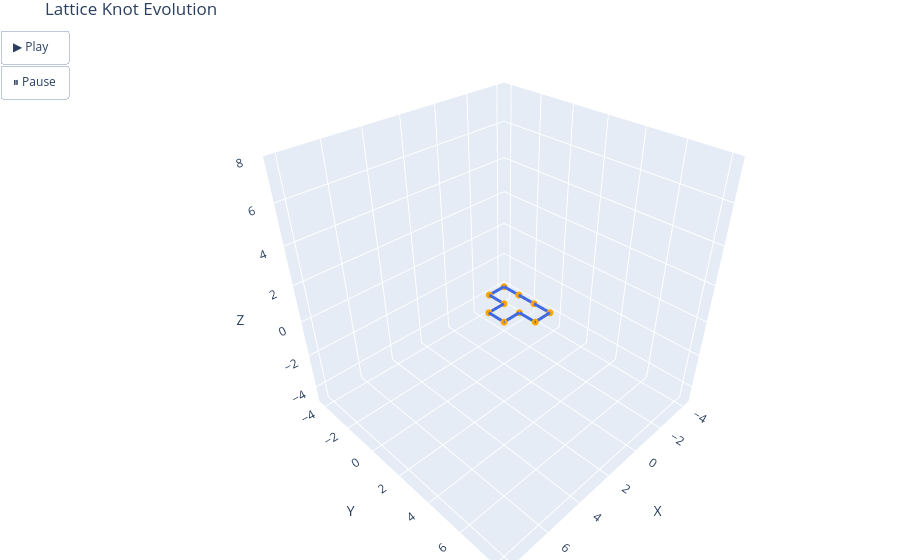

Here is the notebook cell this chart was saved with:
### Markdown cell above
Below is a randomized version . Where we apply the elementary switches randomly and visualize how the knot changes

### Code cell
# ---- Random evolution ----
def run_random_sequence(initial, steps=50, seed=None):
    if seed: random.seed(seed)
    cur = reduce_word(list(initial))
    if not is_valid_knot(cur):
        print("Not a knot")
        return []
    print("Valid knot")
    seq = [cur]
    for _ in range(steps):
        op = 'switch'
        if op == 'switch': cand = apply_elementary_switch(cur)
        elif op == 'double': cand = apply_doubling(cur)
        else: cand = apply_halving(cur)
        if is_valid_knot(cand):
            cur = cand
            seq.append(cur)
    return seq

import plotly.graph_objects as go
import numpy as np

def animate_word_sequence_plotly(word_sequence, interval=600):
    # Convert each word to vertices array
    frames_data = [np.array(word_to_vertices(w)) for w in word_sequence]

    # Compute bounds for all points
    all_pts = np.vstack(frames_data)
    mins, maxs = all_pts.min(axis=0), all_pts.max(axis=0)
    rng = (maxs - mins).max()
    mid = (maxs + mins) / 2.0

    # --- Create figure ---
    fig = go.Figure(
        data=[
            go.Scatter3d(
                x=frames_data[0][:,0],
                y=frames_data[0][:,1],
                z=frames_data[0][:,2],
                mode="lines+markers",
                line=dict(width=6, color="royalblue"),
                marker=dict(size=4, color="orange")
            )
        ],
        layout=go.Layout(
            scene=dict(
                xaxis=dict(range=[mid[0]-rng/2, mid[0]+rng/2], title='X'),
                yaxis=dict(range=[mid[1]-rng/2, mid[1]+rng/2], title='Y'),
                zaxis=dict(range=[mid[2]-rng/2, mid[2]+rng/2], title='Z'),
                aspectmode='cube'
            ),
            margin=dict(l=0, r=0, b=0, t=30),
            title="Lattice Knot Evolution",
            updatemenus=[{
                "type": "buttons",
                "showactive": False,
                "buttons": [
                    {
                        "label": "▶ Play",
                        "method": "animate",
                        "args": [None, {"frame": {"duration": interval, "redraw": True}, "fromcurrent": True}]
                    },
                    {
                        "label": "⏸ Pause",
                        "method": "animate",
                        "args": [[None], {"frame": {"duration": 0, "redraw": False}, "mode": "immediate"}]
                    }
                ]
            }]
        )
    )

    # --- Add frames ---
    frames = []
    for i, pts in enumerate(frames_data):
        frame = go.Frame(
            data=[
                go.Scatter3d(
                    x=pts[:,0],
                    y=pts[:,1],
                    z=pts[:,2],
                    mode="lines+markers",
                    line=dict(width=6, color="royalblue"),
                    marker=dict(size=4, color="orange")
                )
            ],
            name=f"frame{i}"
        )
        frames.append(frame)
    fig.frames = frames

    fig.show()
initial = "nnneseswsw"   # or any valid knot word
seq= run_random_sequence(initial, steps=500, seed=42)
print(seq)
animate_word_sequence_plotly(seq, interval=50)

### Figure 1 — Plotly figure (JSON) as saved in the notebook; plotly's stock layout.template omitted (floating-point values rounded to 4 significant figures)
{"data": [{"line": {"color": "royalblue", "width": 6}, "marker": {"color": "orange", "size": 4}, "mode": "lines+markers", "type": "scatter3d", "x": [0, 0, 0, 0, 1, 1, 2, 2, 1, 1, 0], "y": [0, 1, 2, 3, 3, 2, 2, 1, 1, 0, 0], "z": [0, 0, 0, 0, 0, 0, 0, 0, 0, 0, 0]}], "layout": {"margin": {"b": 0, "l": 0, "r": 0, "t": 30}, "scene": {"aspectmode": "cube", "xaxis": {"range": [-4.5, 8.5], "title": {"text": "X"}}, "yaxis": {"range": [-4.5, 8.5], "title": {"text": "Y"}}, "zaxis": {"range": [-5, 8], "title": {"text": "Z"}}}, "title": {"text": "Lattice Knot Evolution"}, "updatemenus": [{"buttons": [{"args": [null, {"frame": {"duration": 50, "redraw": true}, "fromcurrent": true}], "label": "▶ Play", "method": "animate"}, {"args": [[null], {"frame": {"duration": 0, "redraw": false}, "mode": "immediate"}], "label": "⏸ Pause", "method": "animate"}], "showactive": false, "type": "buttons"}]}}
